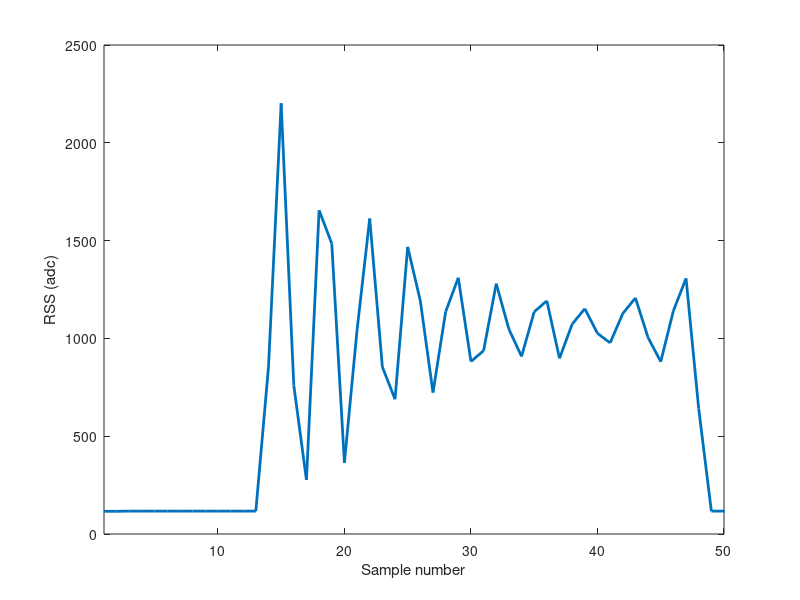
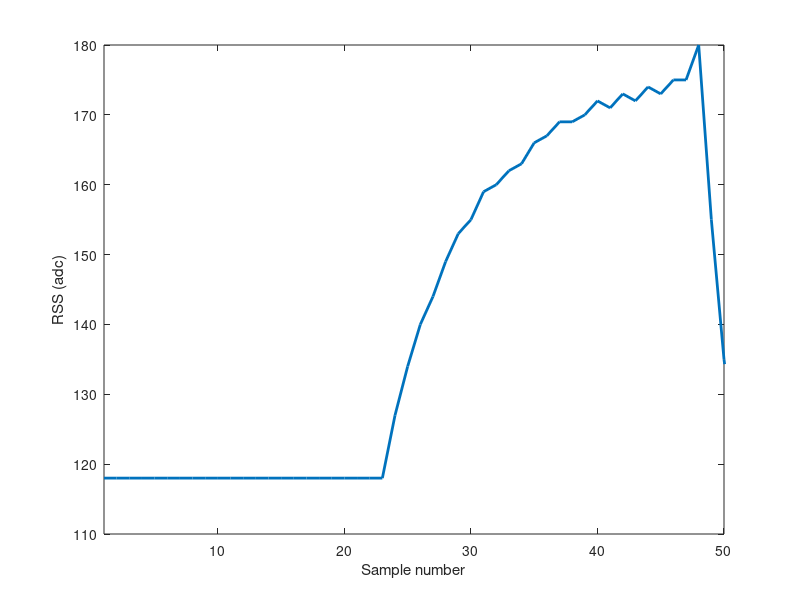

Source code (MATLAB) for these figures, in order:
clear all
f = fread(fopen('MatlabInputs_analogfilter.txt'),'uint16');
g = fread(fopen('MatlabInputs_nofilter.txt'),'uint16');

f(f==hex2dec('FFFF')) = [];
g(g==hex2dec('FFFF')) = [];

[n dc] = size(f)
f = reshape(f,[800 n/800])

[n dc] = size(g)
g = reshape(g,[800 n/800])

close
plot(g(:,16),'LineWidth',2)
%title('Received flash, no filter')
ylabel('RSS (adc)')
xlabel('Sample number')
xlim([1 50])
print('no_filter','-dpng')
close

plot(f(:,16),'LineWidth',2)
%title('Received flash, no filter')
ylabel('RSS (adc)')
xlabel('Sample number')
xlim([1 50])
print('analog_filter','-dpng')
